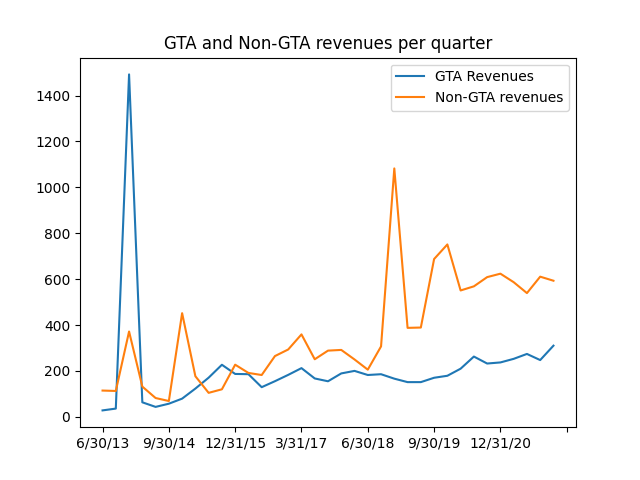

Recreate this plot in Python.
import matplotlib.pyplot as plt
import pandas as pd

data = pd.read_csv('../TTWO_Fin_Data.csv', header=0, index_col=0, on_bad_lines="skip").transpose()
gtarev = data['Approx. $ Revenue From GTA in Quarter (derived from two rows above)'].str.replace(',', '').astype(float)
nongtarev = data['Approx. $ Revenue From Non-GTA in Quarter (derived from three rows above)'].str.replace(',', '').astype(float)
gtarev.plot.line()
nongtarev.plot.line()
plt.title('GTA and Non-GTA revenues per quarter')
plt.legend(['GTA Revenues', 'Non-GTA revenues'])
plt.show()
